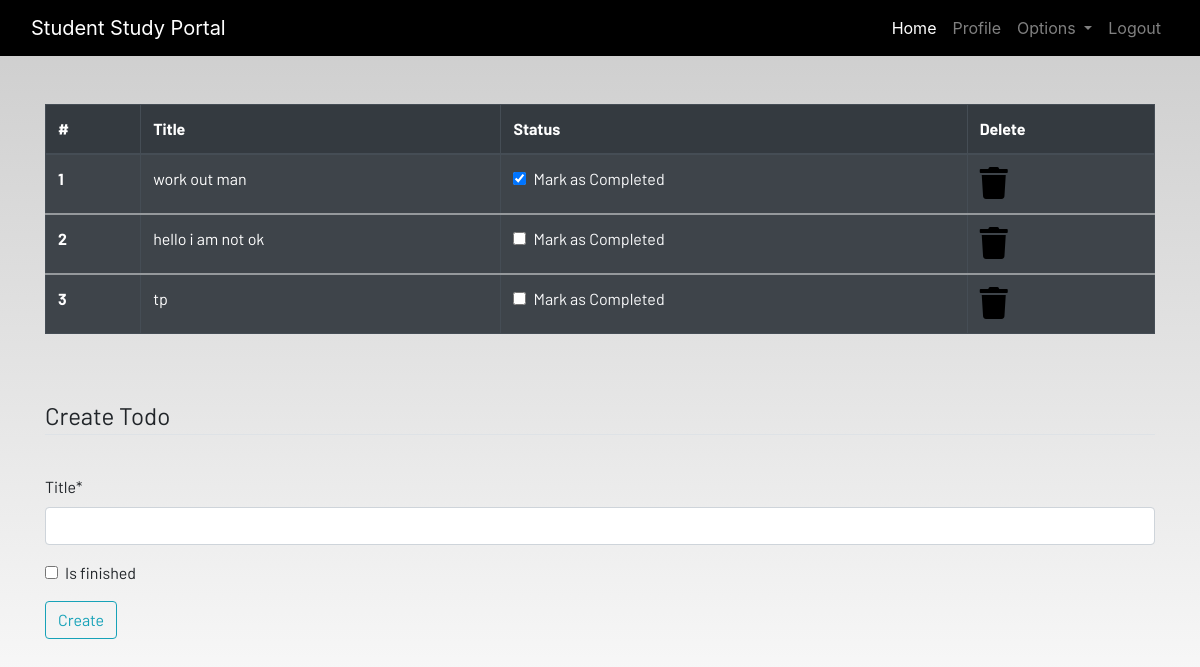
The app's page /todo (signed in) with its own data.
### dashboard/models.py (models this page shows, shortened)
class Todo(models.Model):
    user = models.ForeignKey(User, on_delete=models.CASCADE)
    title = models.CharField(max_length=100)
    is_finished = models.BooleanField(default=False)

### dashboard/views.py (the view)
# urls.py: path('todo', views.todo, name='todo'),
@login_required
def todo(request):
    if request.method == 'POST':
        form = TodoForm(request.POST)
        if form.is_valid():
            try:
                finshed = request.POST['is_finished']
                if finshed == 'on':
                    finshed = True
                else:
                    finshed = False
            except:
                finshed = False
            todos = Todo(
                user = request.user,
                title = request.POST['title'],
                is_finished = finshed
            )
            todos.save()
            messages.success(request, f"Todo Added from {request.user.username} successfully|")
    else:
        form = TodoForm()
    todos = Todo.objects.filter(user=request.user)
    if len(todos) == True:
        todo_done = True
    else:
        todo_done = False
    contex = {
        'todos': todos,
        'form':form,
    }
    return render(request, 'dashboard/todo.html', contex)

### dashboard/forms.py
class TodoForm(forms.ModelForm):
    class Meta:
        model = Todo
        fields = ['title','is_finished']

### dashboard/templates/dashboard/todo.html (shortened to what this page needs)
{% extends 'dashboard/base.html' %}
{% load static %}
{% load crispy_forms_tags %}
{% block content %}
<div class="container">
    {% if not todo_done %}
    <table class="table table-striped table-bordered table-hover table-dark">
        <thead>
            <tr>
                <th scope="col">#</th>
                <th scope="col">Title</th>
                <th scope="col">Status</th>
                <th scope="col">Delete</th>
            </tr>
        </thead>
        {% for todo in todos %}
        <tbody>
            <tr>
                <th scope="row">{{todo.id}}</th>
                <td>{{todo.title}}</td>
                <td>
                    <a href="{% url 'update_todo' todo.id%}">
                        <div class="form-check">
                            {% if todo.is_finished == True %}
                            <input class="form-check-input" type="checkbox" value="" checked >
                            {% else %}
                            <input class="form-check-input" type="checkbox" value="">
                            {% endif %}
                            <label class="form-check-label text-light" for="flexCheckDefault">
                                Mark as Completed
                            </label>
                        </div>
                    </a>
                </td>
                <td><a href="{% url 'deletTodo' todo.id %}"><i class="fa fa-trash fa-2x"></i></a></td>
            </tr>
        </tbody>
        {% endfor %}
    </table>
    {% else %}
    <h4>All tasks have been done!! create to add more</h4>
    {% endif %}
</div><br><br>
<div class="container">
    <form method="POST">
        <fieldset class="form-group">
            <legend class="border-bottom mb-4">Create Todo</legend>
        </fieldset>
        {{form|crispy}}
        <div class="form-group">
            <button href="" class="btn btn-outline-info" type="submit">
                Create
            </button>
        </div>
    </form>
</div>
{% endblock content %}

### static/css/main.css (style rules this page uses)
html { scroll-behavior: smooth; height: 100%; width: 100%; }
a { text-decoration: none !important; color: black; }
html, body { max-width: 100%; overflow-x: hidden; height: 100%; width: 100%; }
body { background: linear-gradient(rgba(0, 0, 0, 0.2), rgba(255, 255, 255, 0.5)); overflow-x: hidden; background-repeat: no-repeat; }
.fa { color: black; }

### records on screen
Todo: id "1", title "work out man"
Todo: id "2", title "hello i am not ok"
Todo: id "3", title "tp"
